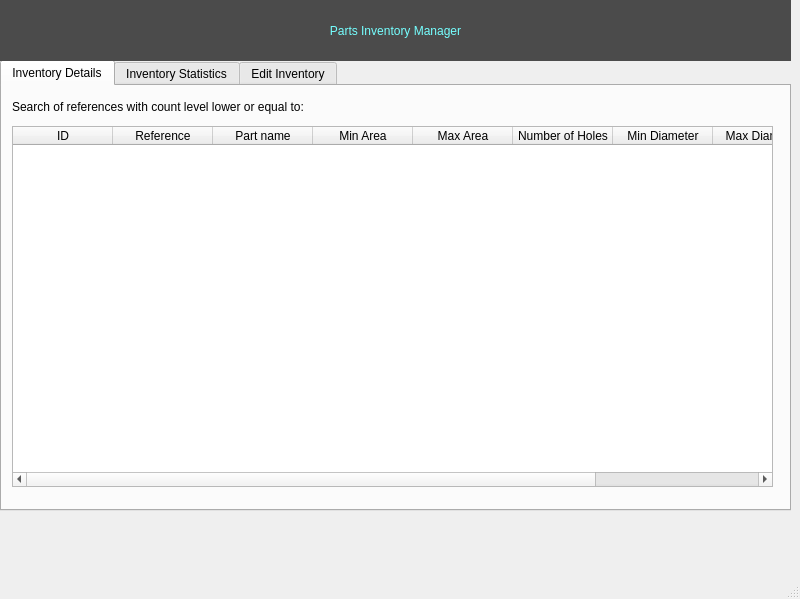
<?xml version="1.0" encoding="UTF-8"?>
<ui version="4.0">
 <class>MainWindow</class>
 <widget class="QMainWindow" name="MainWindow">
  <property name="geometry">
   <rect>
    <x>0</x>
    <y>0</y>
    <width>800</width>
    <height>599</height>
   </rect>
  </property>
  <property name="windowTitle">
   <string>MainWindow</string>
  </property>
  <widget class="QWidget" name="centralwidget">
   <widget class="QTabWidget" name="tabWidget">
    <property name="geometry">
     <rect>
      <x>0</x>
      <y>60</y>
      <width>791</width>
      <height>451</height>
     </rect>
    </property>
    <property name="styleSheet">
     <string notr="true">font: 45 16pt &quot;URW Gothic L&quot;;</string>
    </property>
    <property name="currentIndex">
     <number>0</number>
    </property>
    <widget class="QWidget" name="tab">
     <attribute name="title">
      <string>Inventory Details</string>
     </attribute>
     <widget class="QLabel" name="label_2">
      <property name="geometry">
       <rect>
        <x>10</x>
        <y>0</y>
        <width>561</width>
        <height>41</height>
       </rect>
      </property>
      <property name="text">
       <string>Search of references with count level lower or equal to:</string>
      </property>
     </widget>
     <widget class="QTableWidget" name="tableWidget">
      <property name="geometry">
       <rect>
        <x>10</x>
        <y>40</y>
        <width>761</width>
        <height>361</height>
       </rect>
      </property>
      <property name="styleSheet">
       <string notr="true">font: 45 12pt &quot;URW Gothic L&quot;;</string>
      </property>
      <column>
       <property name="text">
        <string>ID</string>
       </property>
      </column>
      <column>
       <property name="text">
        <string>Reference</string>
       </property>
      </column>
      <column>
       <property name="text">
        <string>Part name</string>
       </property>
      </column>
      <column>
       <property name="text">
        <string>Min Area</string>
       </property>
      </column>
      <column>
       <property name="text">
        <string>Max Area</string>
       </property>
      </column>
      <column>
       <property name="text">
        <string>Number of Holes</string>
       </property>
      </column>
      <column>
       <property name="text">
        <string>Min Diameter</string>
       </property>
      </column>
      <column>
       <property name="text">
        <string>Max Diameter</string>
       </property>
      </column>
      <column>
       <property name="text">
        <string>Count</string>
       </property>
      </column>
     </widget>
    </widget>
    <widget class="QWidget" name="tab_2">
     <attribute name="title">
      <string>Inventory Statistics</string>
     </attribute>
    </widget>
    <widget class="QWidget" name="tab_3">
     <attribute name="title">
      <string>Edit Inventory</string>
     </attribute>
    </widget>
   </widget>
   <widget class="QLabel" name="label">
    <property name="geometry">
     <rect>
      <x>0</x>
      <y>0</y>
      <width>791</width>
      <height>61</height>
     </rect>
    </property>
    <property name="styleSheet">
     <string notr="true">font: 63 33pt &quot;URW Gothic L&quot;;
color: rgb(117, 255, 255);
background-color: rgb(75, 75, 75);</string>
    </property>
    <property name="text">
     <string>Parts Inventory Manager</string>
    </property>
    <property name="alignment">
     <set>Qt::AlignCenter</set>
    </property>
   </widget>
  </widget>
  <widget class="QMenuBar" name="menubar">
   <property name="geometry">
    <rect>
     <x>0</x>
     <y>0</y>
     <width>800</width>
     <height>30</height>
    </rect>
   </property>
  </widget>
  <widget class="QStatusBar" name="statusbar"/>
 </widget>
 <resources/>
 <connections/>
</ui>
